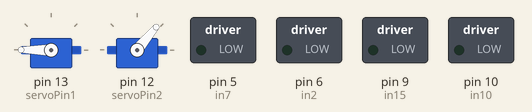
A sketch run on a simulated Arduino Uno, built with avr-gcc and run on an emulated ATmega328P. On the bench: 2 × servo, switched loads named in the sketch (green lamp = pin HIGH).

Above: at 0.1 s.
At 5.1 s:
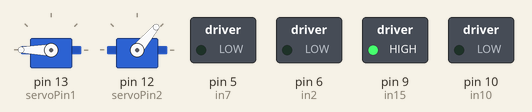
At 14.1 s:
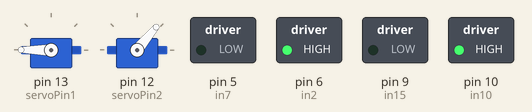
At 21.6 s:
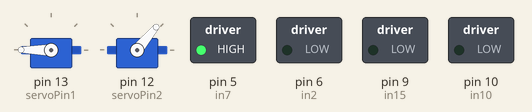
At 28.5 s:
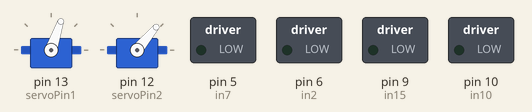
At 29.5 s:
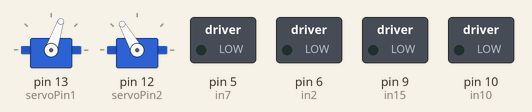
Timing chart, 0 to 31.0 s (numbered marks = the images above):
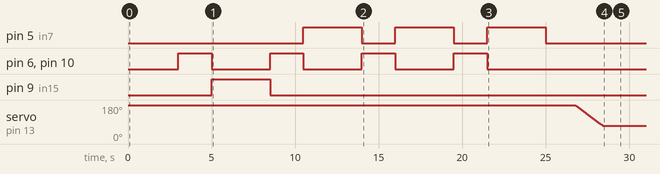

The sketch:

Showcase_Robot.ino
```cpp
#include <Servo.h>

int servoPin1 = 13;
int servoPin2 = 12;
Servo servo1, servo2;
int angle = 230;   // servo position in degrees
int angle2 = 50;
int i = 0;
const int in2 = 6;    // 6  10
const int in7 = 5;    // 5    9
const int in10 = 10;   // 10    6
const int in15 = 9;  // 9    5

void setup()
{
  servo1.attach(servoPin1);
  servo1.write(angle);
  servo2.attach(servoPin2);
  servo2.write(angle2);
  pinMode(in2, OUTPUT);
  pinMode(in7, OUTPUT);
  pinMode(in10, OUTPUT);
  pinMode(in15, OUTPUT);
  delay(3000);

  // START MOVING


  digitalWrite(in2, HIGH);
  digitalWrite(in7, LOW);
  digitalWrite(in10, HIGH);
  digitalWrite(in15, LOW);
  delay(2000);     // goes straight - both wheels move

// TURNS CCW--------
  digitalWrite(in2, LOW);
  digitalWrite(in7, LOW);
  digitalWrite(in10, LOW);
  digitalWrite(in15, HIGH);
  delay(3500);

  digitalWrite(in2, HIGH);
  digitalWrite(in7, LOW);
  digitalWrite(in10, HIGH);
  digitalWrite(in15, LOW);
  delay(2000);

// TURNS RIGHT-------CW
  digitalWrite(in2, LOW);
  digitalWrite(in7, HIGH);
  digitalWrite(in10, LOW);
  digitalWrite(in15, LOW);
  delay(3500);

  digitalWrite(in2, HIGH);
  digitalWrite(in7, LOW);
  digitalWrite(in10, HIGH);
  digitalWrite(in15, LOW);
  delay(2000);

  digitalWrite(in2, LOW);
  digitalWrite(in7, HIGH);
  digitalWrite(in10, LOW);
  digitalWrite(in15, LOW);
  delay(3500);

  digitalWrite(in2, HIGH);
  digitalWrite(in7, LOW);
  digitalWrite(in10, HIGH);
  digitalWrite(in15, LOW);
  delay(2000);

  digitalWrite(in2, LOW);
  digitalWrite(in7, HIGH);
  digitalWrite(in10, LOW);
  digitalWrite(in15, LOW);
  delay(3500);

  digitalWrite(in2, LOW);
  digitalWrite(in7, LOW);
  digitalWrite(in10, LOW);
  digitalWrite(in15, LOW);
  delay(1000);     // turns left for 0.5 sec- only right wheel moves

  for (angle = 230; angle > 70; angle--)
  {
    servo1.write(angle);
    delay(15);
  }
  delay(1000);
  for (angle2 = 120; angle2 <= 120; angle2 += 1 )
  {
    servo2.write(angle2);
    delay(15);
    break;
  }

}

void loop()
{

}
```
